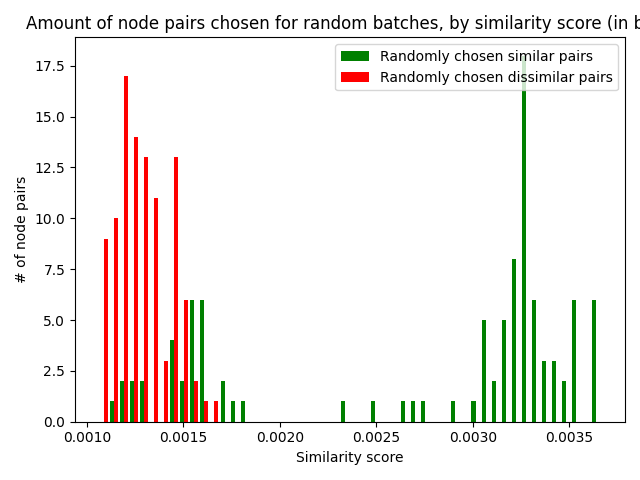
#> input picture catalogues/UNIQLO/results/histogram_randoms.png, 640 x 480 px, given as the content of the folder ./catalogues/UNIQLO/results/iter_0, which was not available
$ python combine_result_images.py
#> lines starting #> are read from the running program, lines starting #| are printed output that depends on the picture
#> in main, img is the input picture: PIL image 640x480 RGBA; mean R, G, B, A 241.7, 238.2, 234.7, 255
from PIL import Image
from ntpath import join
import os

def combine_images_vertically(images, spacing):
#> called with spacing = 50
    total_height = sum(img.size[1] for img in images) + spacing * (len(images) - 1)
    max_width = max(img.size[0] for img in images)

    combined_image = Image.new('RGB', (max_width, total_height), color='white')
#> combined_image: PIL image 640x1950 RGB; every value is 255

    y_offset = 0
    for img in images:
        combined_image.paste(img, (0, y_offset))
        y_offset += img.size[1] + spacing
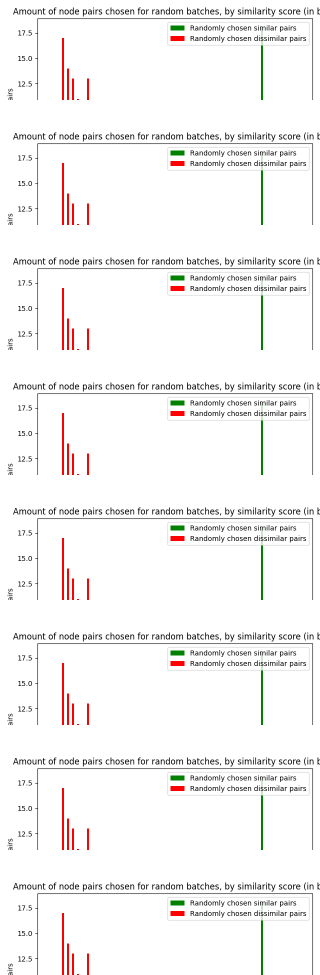
#> combined_image: PIL image 640x1950 RGB (shown at 1/2 size); mean R, G, B 246, 244.3, 243.7

    return combined_image

def main():
    folder_prefix = './catalogues/UNIQLO/results/iter_'
    output_folder = './catalogues/UNIQLO/results/output_path/'

    filenames_path = "./catalogues/UNIQLO/results/iter_0"
    filenames =  [f for f in os.listdir(filenames_path) if os.path.isfile(join(filenames_path, f))]

    for filename in filenames:
        images = []
        for j in [0,1,6,11,16,21,26,31]:
            image_path = f"{folder_prefix}{j}/{filename}"
            img = Image.open(image_path)
            images.append(img.crop((0, 0, img.width, 200)))  # Crop the upper 200px section

        combined_img = combine_images_vertically(images, spacing=50)
        output_path = f"{output_folder}{filename}.png"
        combined_img.save(output_path)

if __name__ == "__main__":
    main()

$ run again, on catalogues/UNIQLO/results/probs_dissimilars.png
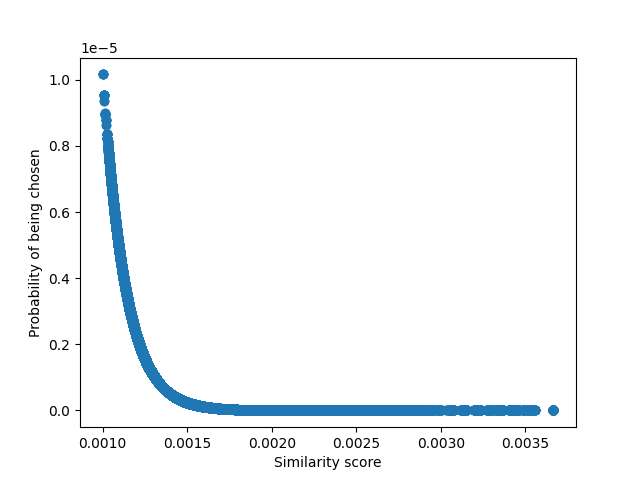
#> input picture catalogues/UNIQLO/results/probs_dissimilars.png, 640 x 480 px, given as the content of the folder ./catalogues/UNIQLO/results/iter_0, which was not available
#> in main, img is the input picture: PIL image 640x480 RGBA; mean R, G, B, A 245.9, 248.1, 249.7, 255
#> after the loop in combine_images_vertically, `for img in images:`:
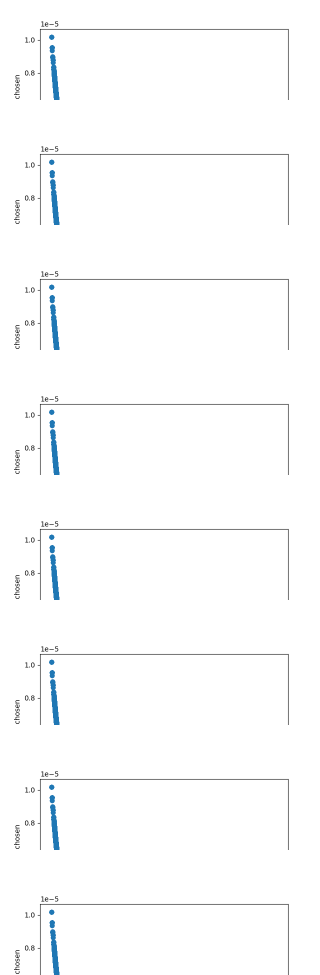
#> combined_image: PIL image 640x1950 RGB (shown at 1/2 size); mean R, G, B 251.3, 252, 252.4

$ run again, on catalogues/UNIQLO/results/probs_similars.png
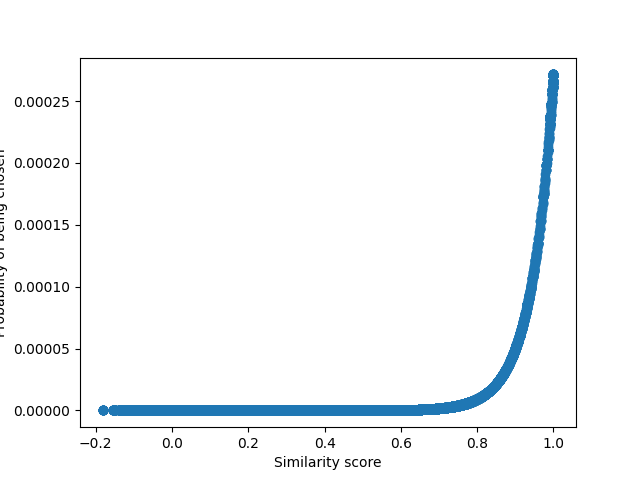
#> input picture catalogues/UNIQLO/results/probs_similars.png, 640 x 480 px, given as the content of the folder ./catalogues/UNIQLO/results/iter_0, which was not available
#> in main, img is the input picture: PIL image 640x480 RGBA; mean R, G, B, A 245.9, 248.2, 249.7, 255
#> after the loop in combine_images_vertically, `for img in images:`:
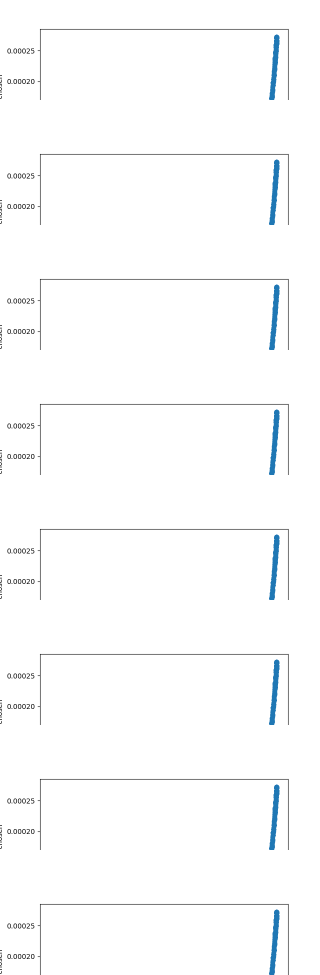
#> combined_image: PIL image 640x1950 RGB (shown at 1/2 size); mean R, G, B 251, 251.7, 252.2
